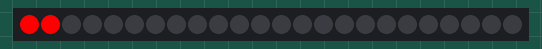
Bench run of a sketch on a simulated Arduino Uno, built with avr-gcc and run on an emulated ATmega328P. Parts: 24 RGB LEDs in strip order, left to right.

Above: at 0.15 s.
At 0.65 s:
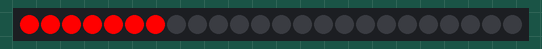
At 1.26 s:
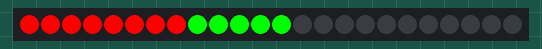
At 1.87 s:
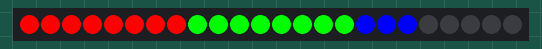
At 2.42 s:
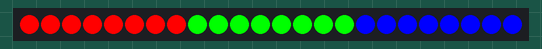
At 4.9 s:
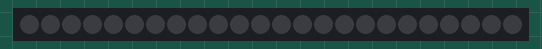

Measured:
- by itself, everything shown: repeats every 6.0 s, in 48 steps

The sketch:

04_Basic_Pattern_2.ino
```cpp
#include <Adafruit_NeoPixel.h>

#define PIN 7
#define NUMPIXELS 24

Adafruit_NeoPixel ls = Adafruit_NeoPixel(NUMPIXELS, PIN, NEO_GRB + NEO_KHZ800);

void setup() {
  ls.begin();
  ls.show();
}

void loop() {
  int i = 0;
  for (; i < 8; i++) {
    ls.setPixelColor(i, ls.Color(255, 0, 0));
    ls.show();
    delay(100);
  }

  for (; i < 16; i++) {
    ls.setPixelColor(i, ls.Color(0, 255, 0));
    ls.show();
    delay(100);
  }

  for (; i < NUMPIXELS; i++) {
    ls.setPixelColor(i, ls.Color(0, 0, 255));
    ls.show();
    delay(100);
  }

  for (; i >= 0; i--) {
    ls.setPixelColor(i, ls.Color(0, 0, 0));
    ls.show();
    delay(100);
  }
  delay(1000);
}
```
